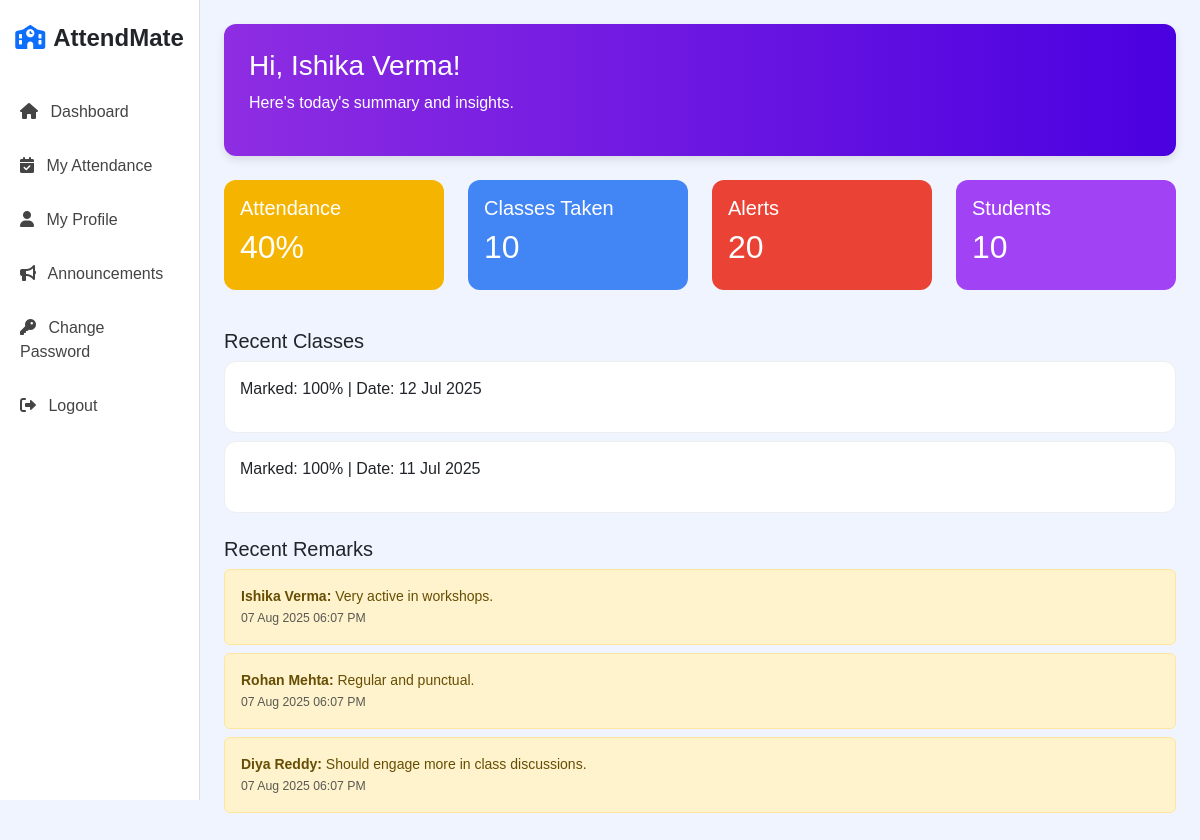
Screenshot of /admin/admin_dashboard.php (signed in) with the database file from the repository.
### tables this page shows
CREATE TABLE `remarks` (
    `id` INT AUTO_INCREMENT PRIMARY KEY,
    `student_id` INT NOT NULL,
    `remark` TEXT NOT NULL,
    `course` VARCHAR(50),
    `semester` VARCHAR(50),
    `created_at` TIMESTAMP DEFAULT CURRENT_TIMESTAMP,
    FOREIGN KEY (`student_id`) REFERENCES `users`(`id`) ON DELETE CASCADE
  );

CREATE TABLE `users` (
    `id` INT AUTO_INCREMENT PRIMARY KEY,
    `name` VARCHAR(100) NOT NULL,
    `email` VARCHAR(100) UNIQUE NOT NULL,
    `password` VARCHAR(100) NOT NULL,
    `role` VARCHAR(20) NOT NULL DEFAULT 'user',
    `course` VARCHAR(50),
    `semester` VARCHAR(50)
  );

### admin/admin_dashboard.php (the view, shortened to what this page needs)
<?php
require_once '../db.php';
$studentResult = mysqli_query($conn, "SELECT COUNT(*) FROM users WHERE role = 'user'");
$studentCount = mysqli_fetch_row($studentResult)[0];
$classQuery = mysqli_query($conn, "SELECT COUNT(DISTINCT date) FROM attendance");
$classCount = mysqli_fetch_row($classQuery)[0];
$attendanceQuery = mysqli_query($conn, "SELECT COUNT(*) AS total, SUM(status = 'Present') AS present FROM attendance");
$data = mysqli_fetch_assoc($attendanceQuery);
$totalAttendance = $data['total'] ?? 0;
$present = $data['present'] ?? 0;
$attendancePercent = ($totalAttendance > 0) ? round(($present / $totalAttendance) * 100) : 0;
$alertResult = mysqli_query($conn, "
    SELECT
        (SELECT COUNT(*) FROM announcements) +
        (SELECT COUNT(*) FROM remarks) AS total_alerts
");
$alerts = mysqli_fetch_row($alertResult)[0];
$recentClasses = mysqli_query($conn, "
    SELECT  date,
    ROUND(SUM(status='Present')/COUNT(*)*100) AS marked
    FROM attendance
    GROUP BY  date
    ORDER BY date DESC
    LIMIT 2
");
$remarksQuery = mysqli_query($conn, "
    SELECT r.remark, u.name, r.created_at
    FROM remarks r
    JOIN users u ON r.student_id = u.id
    ORDER BY r.created_at DESC
    LIMIT 3
");
?>
<?php include('../header.php'); ?>
<div class="dashboard-header mb-4">
    <h3>Hi, <?php echo htmlspecialchars($user); ?>!</h3>
    <p>Here's today's summary and insights.</p>
</div>
<div class="row card-stats mb-4">
    <div class="col-md-3">
        <div class="card card-yellow p-3">
            <h5>Attendance</h5>
            <h2><?php echo $attendancePercent; ?>%</h2>
        </div>
    </div>
    <div class="col-md-3">
        <div class="card card-blue p-3">
            <h5>Classes Taken</h5>
            <h2><?php echo $classCount; ?></h2>
        </div>
    </div>
    <div class="col-md-3">
        <div class="card card-pink p-3">
            <h5>Alerts</h5>
            <h2><?php echo $alerts; ?></h2>
        </div>
    </div>
    <div class="col-md-3">
        <div class="card card-purple p-3">
            <h5>Students</h5>
            <h2><?php echo $studentCount; ?></h2>
        </div>
    </div>
</div>
<h5>Recent Classes</h5>
<?php if ($recentClasses && mysqli_num_rows($recentClasses) > 0): ?>
    <?php while ($row = mysqli_fetch_assoc($recentClasses)): ?>
        <div class="subject-card mb-2">
            <p>Marked: <?= $row['marked']; ?>% | Date: <?= date('d M Y', strtotime($row['date'])); ?></p>
        </div>
    <?php endwhile; ?>
<?php else: ?>
    <div class="alert alert-info">No recent classes found.</div>
<?php endif; ?>
<h5 class="mt-4">Recent Remarks</h5>
<?php if ($remarksQuery && mysqli_num_rows($remarksQuery) > 0): ?>
    <?php while ($row = mysqli_fetch_assoc($remarksQuery)): ?>
        <div class="alert alert-warning small mb-2">
            <strong><?= htmlspecialchars($row['name']) ?>:</strong>
            <?= htmlspecialchars($row['remark']) ?> <br>
            <small class="text-muted"><?= date('d M Y h:i A', strtotime($row['created_at'])) ?></small>
        </div>
    <?php endwhile; ?>
<?php else: ?>
    <p class="text-muted">No recent remarks found.</p>
<?php endif; ?>
<?php include('../footer.php'); ?>

### CSS/dashboard.css (style rules this page uses)
body { background: #f0f4ff; font-family: "Poppins", sans-serif; margin: 0; padding: 0; }
.dashboard-header { background: linear-gradient(to right, #8e2de2, #4a00e0); color: white; border-radius: 12px; padding: 25px; margin-bottom: 20px; box-shadow: 0 4px 10px rgba(0, 0, 0, 0.1); transition: transform 0.3s ease, box-shadow 0.3s ease; }
.card-stats .card { border: none; border-radius: 12px; color: white; margin-bottom: 15px; transition: transform 0.3s ease, box-shadow 0.3s ease; }
.card-yellow { background: #f4b400; }
.card-blue { background: #4285f4; }
.card-pink { background: #ea4335; }
.card-purple { background: #a142f4; }
.subject-card { border-radius: 12px; border: 1px solid #eee; padding: 15px; margin-bottom: 15px; background: white; transition: transform 0.3s ease, box-shadow 0.3s ease; }

### rows the page displays
remarks: student.name "Ishika Verma", remark "Very active in workshops.", created_at "07 Aug 2025 06:07 PM"
remarks: student.name "Rohan Mehta", remark "Regular and punctual.", created_at "07 Aug 2025 06:07 PM"
remarks: student.name "Diya Reddy", remark "Should engage more in class discussions.", created_at "07 Aug 2025 06:07 PM"

### other values shown
$user "Ishika Verma"
$attendancePercent "40"
$classCount "10"
$alerts "20"
$studentCount "10"
$row['marked'] "100"
date('d M Y', strtotime($row['date'])) "12 Jul 2025"
date('d M Y', strtotime($row['date'])) "11 Jul 2025"
